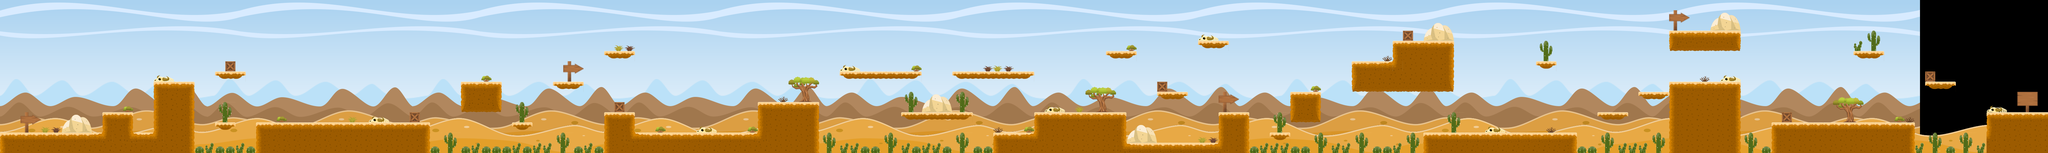

The image is a tile-based game level rendered from a .tmx file. Its description and source (layers, tilesets, objects; grid data summarised) follow:
An orthogonal 200x15 tile map with 32x32 px tiles, 1 tile layer (Tiles), 7 image layers and 69 objects (37x wall, 29x cactus, 2x enemy, end).

<map version="1.2" tiledversion="1.2.0" orientation="orthogonal" renderorder="right-down" width="200" height="15" tilewidth="32" tileheight="32" infinite="0" nextlayerid="14" nextobjectid="238">
 <tileset firstgid="1" name="desert_tileset_new.png" tilewidth="32" tileheight="32" tilecount="84" columns="12">
  <image source="desert_tileset_new.png" width="384" height="224" />
 </tileset>
 <imagelayer id="1" name="Background">
  <image source="Back.png" width="6000" height="500" />
 </imagelayer>
 <imagelayer id="10" name="Sky">
  <image source="Sky.png" width="6000" height="120" />
 </imagelayer>
 <imagelayer id="11" name="Sky_1" offsetx="0" offsety="8">
  <image source="Sky_1.png" width="6000" height="60" />
 </imagelayer>
 <imagelayer id="13" name="Waves_4" offsetx="0" offsety="248">
  <image source="Waves_4.png" width="6000" height="140" />
 </imagelayer>
 <imagelayer id="9" name="Waves_3" offsetx="0" offsety="273">
  <image source="Waves_3.png" width="6000" height="160" />
 </imagelayer>
 <imagelayer id="8" name="Waves_2" offsetx="0" offsety="346">
  <image source="Waves_2.png" width="6000" height="126" />
 </imagelayer>
 <imagelayer id="7" name="Waves_1" offsetx="0" offsety="370">
  <image source="Waves_1.png" width="6400" height="126" />
 </imagelayer>
 <layer id="2" name="Tiles" width="200" height="15">
  <data>[3000 cells, 793 non-empty, 52 distinct tile ids]</data>
 </layer>
 <objectgroup color="#ff0000" id="3" name="COLLIDER_Walls">
  <object id="19" name="wall" x="0" y="416" width="608" height="64" />
  <object id="20" name="wall" x="320" y="352" width="96" height="64" />
  <object id="21" name="wall" x="480" y="256" width="128" height="160" />
  <object id="22" name="wall" x="800" y="384" width="544" height="96" />
  <object id="27" name="wall" x="1888" y="352" width="96" height="128" />
  <object id="34" name="wall" x="672" y="224.5" width="96" height="13" />
  <object id="35" name="wall" x="672.5" y="384" width="63" height="15.5" />
  <object id="36" name="wall" x="1600" y="384" width="64.6667" height="14.6667" />
  <object id="37" name="wall" x="1728" y="256" width="95.3333" height="16" />
  <object id="38" name="wall" x="1888" y="160" width="95.3333" height="14" />
  <object id="72" name="wall" x="6208" y="352" width="192" height="128" />
  <object id="125" name="cactus" x="672" y="320" width="64" height="64" />
  <object id="126" name="cactus" x="608" y="448" width="192" height="32" />
  <object id="128" name="cactus" x="1376" y="416" width="64" height="64" />
  <object id="129" name="cactus" x="1344" y="448" width="544" height="32" />
  <object id="130" name="cactus" x="1728" y="416" width="64" height="64" />
  <object id="176" name="end" x="6304" y="288" width="64" height="64" />
  <object id="180" name="wall" x="1440" y="256" width="128" height="96" />
  <object id="181" name="cactus" x="1600" y="320" width="64" height="64" />
  <object id="183" name="wall" x="6016" y="256" width="96" height="15" />
  <object id="184" name="wall" x="5792" y="160" width="96" height="18" />
  <object id="185" name="wall" x="5536" y="384" width="448" height="96" />
  <object id="186" name="wall" x="5216" y="256" width="224" height="224" />
  <object id="187" name="wall" x="5216" y="96" width="224" height="64" />
  <object id="189" name="wall" x="4800" y="192" width="63" height="14" />
  <object id="190" name="wall" x="4448" y="416" width="480" height="64" />
  <object id="191" name="wall" x="4352" y="128" width="192" height="160" />
  <object id="192" name="wall" x="4224" y="192" width="128" height="96" />
  <object id="193" name="wall" x="4032" y="288" width="96" height="96" />
  <object id="194" name="wall" x="3968" y="416" width="64" height="13" />
  <object id="195" name="wall" x="3743" y="129" width="96" height="16" />
  <object id="196" name="wall" x="3616" y="288" width="96" height="18" />
  <object id="197" name="wall" x="3808" y="352" width="96" height="128" />
  <object id="198" name="wall" x="3456" y="160" width="97" height="15" />
  <object id="199" name="wall" x="3104" y="448" width="704" height="32" />
  <object id="200" name="wall" x="3104" y="416" width="416" height="32" />
  <object id="201" name="wall" x="3232" y="352" width="288" height="64" />
  <object id="202" name="wall" x="2976" y="224" width="257" height="17" />
  <object id="203" name="wall" x="2816" y="352" width="223" height="15" />
  <object id="204" name="wall" x="2624" y="224" width="255" height="16" />
  <object id="205" name="wall" x="2368" y="320" width="192" height="160" />
  <object id="206" name="wall" x="1984" y="416" width="384" height="64" />
  <object id="207" name="cactus" x="2624" y="448" width="480" height="32" />
  <object id="208" name="cactus" x="2560" y="416" width="64" height="64" />
  <object id="209" name="cactus" x="2752" y="416" width="64" height="32" />
  <object id="210" name="cactus" x="2976" y="416" width="64" height="32" />
  <object id="211" name="cactus" x="2816" y="288" width="64" height="64" />
  <object id="212" name="cactus" x="2976" y="288" width="64" height="64" />
  <object id="213" name="cactus" x="3968" y="352" width="64" height="64" />
  <object id="214" name="cactus" x="3904" y="448" width="544" height="32" />
  <object id="215" name="cactus" x="4096" y="416" width="64" height="32" />
  <object id="216" name="cactus" x="4224" y="416" width="64" height="32" />
  <object id="217" name="cactus" x="4384" y="416" width="64" height="32" />
  <object id="218" name="cactus" x="4512" y="352" width="64" height="64" />
  <object id="219" name="cactus" x="4800" y="128" width="64" height="64" />
  <object id="221" name="cactus" x="4928" y="448" width="288" height="32" />
  <object id="222" name="cactus" x="4992" y="416" width="64" height="32" />
  <object id="223" name="cactus" x="5152" y="416" width="64" height="32" />
  <object id="225" name="cactus" x="5440" y="448" width="96" height="32" />
  <object id="226" name="cactus" x="5440" y="416" width="64" height="32" />
  <object id="227" name="cactus" x="5792" y="128" width="32" height="32" />
  <object id="228" name="cactus" x="5824" y="96" width="64" height="64" />
  <object id="229" name="cactus" x="5984" y="448" width="224" height="32" />
  <object id="230" name="cactus" x="6016" y="416" width="64" height="32" />
  <object id="231" name="cactus" x="6112" y="416" width="64" height="32" />
  <object id="232" name="wall" x="4992" y="352" width="95" height="15" />
  <object id="233" name="wall" x="5120.5" y="287.5" width="95" height="15" />
  <object id="236" name="enemy" x="928" y="320" width="64" height="64" />
  <object id="237" name="enemy" x="1152" y="320" width="64" height="64" />
 </objectgroup>
</map>
